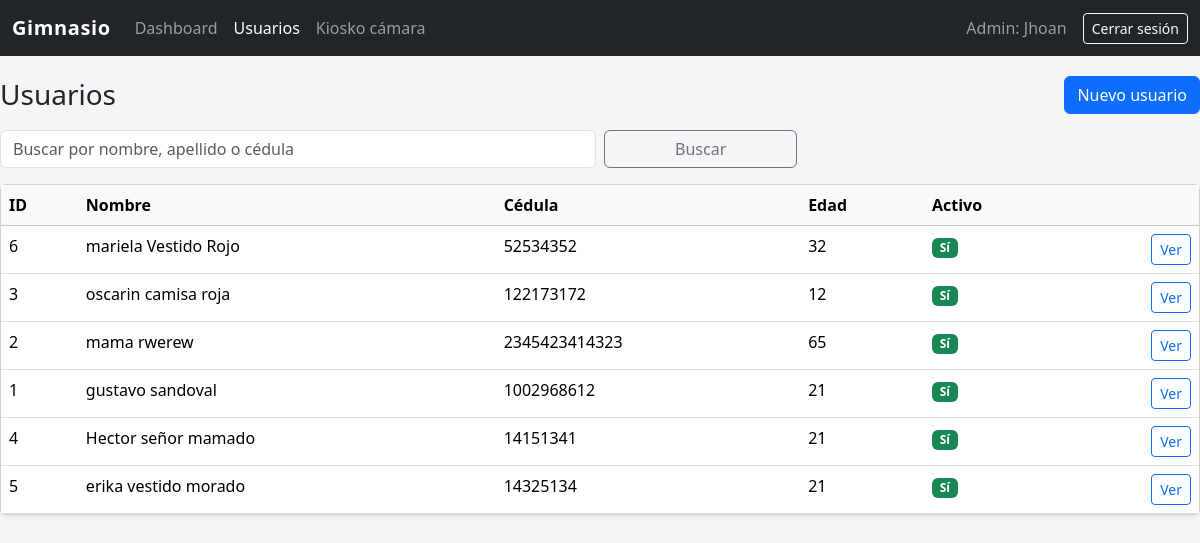
Screenshot of /socios (signed in) with the database file from the repository.
### tables this page shows
CREATE TABLE socios (
            id              INTEGER PRIMARY KEY AUTOINCREMENT,
            nombre          TEXT NOT NULL,
            apellido        TEXT NOT NULL,
            cedula          TEXT NOT NULL UNIQUE,
            edad            INTEGER,
            activo          INTEGER NOT NULL DEFAULT 1,
            fecha_creacion  TEXT NOT NULL DEFAULT (date('now'))
        );

### app.py (the view)
@app.route("/socios")
@requiere_login
def socios_listado():
    q = request.args.get("q", "").strip()
    if q:
        socios = buscar_socios(q)
    else:
        socios = listar_socios()
    return render_template("socios_listado.html", socios=socios, q=q)

### app.py (called while the page is built)
def requiere_login(fn):
    from functools import wraps
    @wraps(fn)
    def wrapper(*args, **kwargs):
        if "admin_username" not in session:
            return redirect(url_for("login"))
        return fn(*args, **kwargs)
    return wrapper

### db.py (called while the page is built)
def get_connection():
    conn = sqlite3.connect(DB_PATH, timeout=15, check_same_thread=False)
    conn.row_factory = sqlite3.Row
    return conn

def listar_socios():
    conn = get_connection()
    cur = conn.cursor()
    cur.execute("""
        SELECT s.*,
               COALESCE(tm.descripcion, 'Sin membresía') AS tipo_membresia
        FROM socios s
        LEFT JOIN membresias m
            ON m.socio_id = s.id AND m.activo = 1
        LEFT JOIN tipo_membresia tm
            ON tm.codigo = m.tipo_membresia_codigo
        ORDER BY s.apellido, s.nombre;
    """)
    rows = cur.fetchall()
    conn.close()
    return [dict(r) for r in rows]

### templates/socios_listado.html (shortened to what this page needs)
{% extends "base.html" %}
{% block content %}
<div class="d-flex justify-content-between align-items-center mb-3">
    <h1 class="h3 mb-0">Usuarios</h1>
    <a href="{{ url_for('socios_nuevo') }}" class="btn btn-primary">Nuevo usuario</a>
</div>
<form class="row g-2 mb-3" method="get">
    <div class="col-md-6">
        <input type="text" class="form-control" name="q" placeholder="Buscar por nombre, apellido o cédula"
            value="{{ q }}">
    </div>
    <div class="col-md-2">
        <button type="submit" class="btn btn-outline-secondary w-100">Buscar</button>
    </div>
</form>
<div class="card shadow-sm">
    <div class="card-body p-0">
        <div class="table-responsive">
            <table class="table table-hover mb-0">
                <thead class="table-light">
                    <tr>
                        <th>ID</th>
                        <th>Nombre</th>
                        <th>Cédula</th>
                        <th>Edad</th>
                        <th>Activo</th>
                        <th></th>
                    </tr>
                </thead>
                <tbody>
                    {% for s in socios %}
                    <tr>
                        <td>{{ s.id }}</td>
                        <td>{{ s.nombre }} {{ s.apellido }}</td>
                        <td>{{ s.cedula }}</td>
                        <td>{{ s.edad or '—' }}</td>
                        <td>
                            {% if s.activo %}
                            <span class="badge bg-success">Sí</span>
                            {% else %}
                            <span class="badge bg-secondary">No</span>
                            {% endif %}
                        </td>
                        <td class="text-end">
                            <a href="{{ url_for('socio_detalle', socio_id=s.id) }}"
                                class="btn btn-sm btn-outline-primary">
                                Ver
                            </a>
                        </td>
                    </tr>
                    {% else %}
                    <tr>
                        <td colspan="6" class="text-center py-3">No hay usuarios registrados.</td>
                    </tr>
                    {% endfor %}
                </tbody>
            </table>
        </div>
    </div>
</div>
{% endblock %}

### templates/base.html (shortened to what this page needs)
<!doctype html>
<html lang="es">
<head>
    <link href="https://cdn.jsdelivr.net/npm/bootstrap@5.3.3/dist/css/bootstrap.min.css" rel="stylesheet"
>
</head>
<body>
    <nav class="navbar navbar-expand-lg navbar-dark bg-dark">
        <div class="container-fluid">
            <a class="navbar-brand" href="{{ url_for('dashboard') }}">Gimnasio</a>
            <div class="collapse navbar-collapse" id="navbarNav">
                <ul class="navbar-nav me-auto mb-2 mb-lg-0">
                    <li class="nav-item">
                        <a class="nav-link {% if request.endpoint == 'dashboard' %}active{% endif %}"
                            href="{{ url_for('dashboard') }}">Dashboard</a>
                    </li>
                    <li class="nav-item">
                        <a class="nav-link {% if request.endpoint in ['socios_listado', 'socios_nuevo'] %}active{% endif %}"
                            href="{{ url_for('socios_listado') }}">Usuarios</a>
                    </li>
                    <li class="nav-item">
                        <a class="nav-link {% if request.endpoint == 'camara' %}active{% endif %}"
                            href="{{ url_for('camara') }}">Kiosko cámara</a>
                    </li>
                </ul>
                {% if session.get('admin_username') %}
                <span class="navbar-text me-3">
                    Admin: {{ session['admin_username'] }}
                </span>
                <a class="btn btn-outline-light btn-sm" href="{{ url_for('logout') }}">Cerrar sesión</a>
                {% endif %}
            </div>
        </div>
    </nav>
    <div class="content-wrapper">
        {% block content %}{% endblock %}
    </div>
</body>
</html>

### templates/base.html (style rules this page uses)
body { background-color: #f5f5f7; }
.navbar-brand { font-weight: 700; letter-spacing: 0.03em; }
.content-wrapper { max-width: 1200px; margin: 20px auto; }

### rows the page displays
socios: id "6", nombre "mariela", apellido "Vestido Rojo", cedula "52534352", edad "32", activo "Sí"
socios: id "3", nombre "oscarin", apellido "camisa roja", cedula "122173172", edad "12", activo "Sí"
socios: id "2", nombre "mama", apellido "rwerew", cedula "2345423414323", edad "65", activo "Sí"
socios: id "1", nombre "gustavo", apellido "sandoval", cedula "1002968612", edad "21", activo "Sí"
socios: id "4", nombre "Hector", apellido "señor mamado", cedula "14151341", edad "21", activo "Sí"
socios: id "5", nombre "erika", apellido "vestido morado", cedula "14325134", edad "21", activo "Sí"

### other values shown
{{ session['admin_username'] }} "Jhoan"
